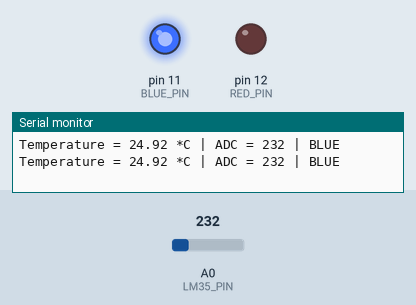
Simulated run of this sketch. Board: Arduino Uno, built with avr-gcc and run on an emulated ATmega328P. Shown: output pins drawn as LEDs (lit = HIGH), the last lines printed to the serial monitor. The inputs (shaded band) are chosen by the test bench; at power-on: A0 (LM35_PIN) = 232.

Above: at 1.8 s.
1.9 s: A0 (LM35_PIN) set to 247
At 2.5 s:
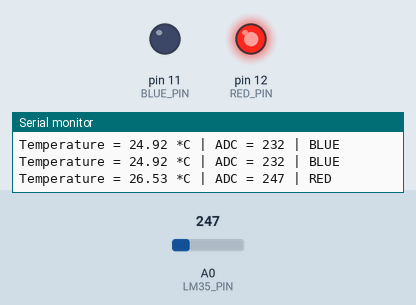
3.5 s: A0 (LM35_PIN) set to 201
At 5.2 s:
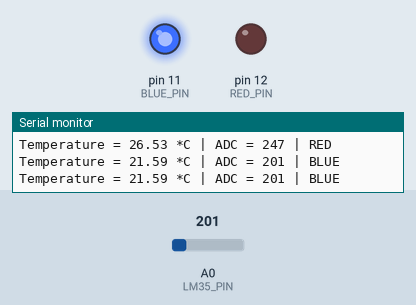
5.5 s: A0 (LM35_PIN) set to 250
At 6.9 s:
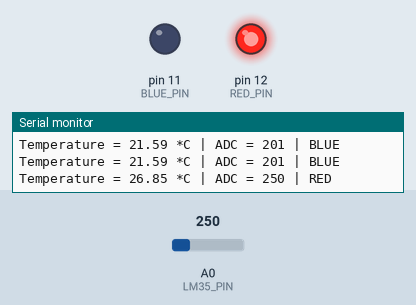
Timing chart, 0 to 8.5 s (numbered marks = the images above; inputs shaded):
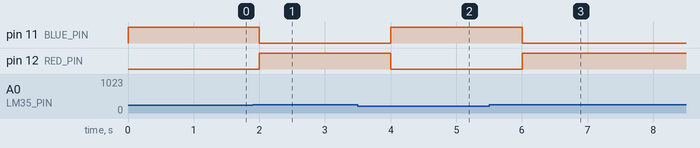

Measured:
- the behaviour switches between 232 and 233 on A0 (LM35_PIN) (found by bisection; images 0 and 1)
- after the input at 1.9 s, pin 11 (BLUE_PIN): HIGH → LOW after 0.10 s; pin 12 (RED_PIN): LOW → HIGH after 0.10 s
- after the input at 3.5 s, pin 11 (BLUE_PIN): LOW → HIGH after 0.50 s; pin 12 (RED_PIN): HIGH → LOW after 0.50 s
- after the input at 5.5 s, pin 11 (BLUE_PIN): HIGH → LOW after 0.51 s; pin 12 (RED_PIN): LOW → HIGH after 0.51 s

The sketch:

Lab2_Task4.ino
```cpp
const uint8_t LM35_PIN = A0;
const uint8_t RED_PIN  = 12;
const uint8_t BLUE_PIN = 11;

const float TEMP_THRESHOLD = 25.0;

const float ADC_PER_DEGREE = 9.31;

void setup() {
  analogReference(INTERNAL);
  pinMode(RED_PIN, OUTPUT);
  pinMode(BLUE_PIN, OUTPUT);
  Serial.begin(9600);
}

void loop() {
  int adc = analogRead(LM35_PIN);
  float tempC = adc / ADC_PER_DEGREE;

  bool hot = tempC > TEMP_THRESHOLD;
  digitalWrite(RED_PIN,  hot ? HIGH : LOW);
  digitalWrite(BLUE_PIN, hot ? LOW : HIGH);

  Serial.print("Temperature = ");
  Serial.print(tempC);
  Serial.print(" *C | ADC = ");
  Serial.print(adc);
  Serial.println(hot ? " | RED" : " | BLUE");
  delay(1000);
}
```
